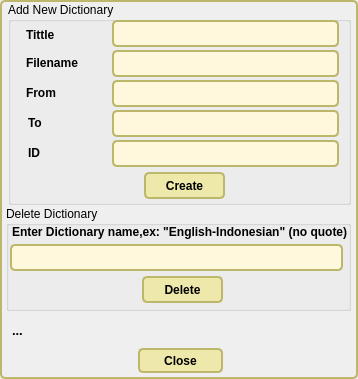
<?xml version="1.0" encoding="UTF-8"?>
<ui version="4.0">
 <class>FrameNewLang</class>
 <widget class="QFrame" name="FrameNewLang">
  <property name="geometry">
   <rect>
    <x>0</x>
    <y>0</y>
    <width>358</width>
    <height>379</height>
   </rect>
  </property>
  <property name="windowTitle">
   <string>Add New Dictionary</string>
  </property>
  <property name="styleSheet">
   <string>.QWidget {
	font: 8pt &quot;Microsoft Sans Serif&quot;;
   background-color: beige;
}

/* Nice Windows-XP-style password character. */
QLineEdit[echoMode=&quot;2&quot;] {
    lineedit-password-character: 9679;
}

/* We provide a min-width and min-height for push buttons
   so that they look elegant regardless of the width of the text. */
QPushButton {
    background-color: palegoldenrod;
    border-width: 2px;
    border-color: darkkhaki;
    border-style: solid;
    border-radius: 5;
    padding: 3px;
    min-width: 9ex;
    min-height: 2.5ex;
}

QPushButton:hover {
   background-color: khaki;
}

/* Increase the padding, so the text is shifted when the button is
   pressed. */
QPushButton:pressed {
    padding-left: 5px;
    padding-top: 5px;
    background-color: #d0d67c;
}

QLabel, QAbstractButton {
    font: bold;
}

/* Mark mandatory fields with a brownish color. */
.mandatory {
    color: brown;
}

/* Bold text on status bar looks awful. */
QStatusBar QLabel {
   font: normal;
}

QStatusBar::item {
    border-width: 1;
    border-color: darkkhaki;
    border-style: solid;
    border-radius: 2;
}

QComboBox, QLineEdit, QSpinBox, QTextEdit, QListView {
    background-color: cornsilk;
    selection-color: #0a214c; 
    selection-background-color: #C19A6B;
}

QListView {
    show-decoration-selected: 1;
}

QListView::item:hover {
    background-color: wheat;
}

/* We reserve 1 pixel space in padding. When we get the focus,
   we kill the padding and enlarge the border. This makes the items
   glow. */
QLineEdit, QFrame {
    border-width: 2px;
    padding: 1px;
    border-style: solid;
    border-color: darkkhaki;
    border-radius: 5px;
}

/* As mentioned above, eliminate the padding and increase the border. */
QLineEdit:focus, QFrame:focus {
    border-width: 3px;
    padding: 0px;
}

/* A QLabel is a QFrame ... */
QLabel {
    border: none;
    padding: 0;
    background: none;
}

/* A QToolTip is a QLabel ... */
QToolTip {
    border: 2px solid darkkhaki;
    padding: 5px;
    border-radius: 3px;
    opacity: 200;
}

/* Nice to have the background color change when hovered. */
QRadioButton:hover, QCheckBox:hover {
    background-color: wheat;
}

/* Force the dialog's buttons to follow the Windows guidelines. */
QDialogButtonBox {
    button-layout: 0;
}</string>
  </property>
  <property name="frameShape">
   <enum>QFrame::StyledPanel</enum>
  </property>
  <property name="frameShadow">
   <enum>QFrame::Raised</enum>
  </property>
  <widget class="QPushButton" name="pushButtonClose">
   <property name="geometry">
    <rect>
     <x>138</x>
     <y>348</y>
     <width>85</width>
     <height>25</height>
    </rect>
   </property>
   <property name="text">
    <string>Close</string>
   </property>
  </widget>
  <widget class="QGroupBox" name="groupBox">
   <property name="geometry">
    <rect>
     <x>8</x>
     <y>2</y>
     <width>343</width>
     <height>203</height>
    </rect>
   </property>
   <property name="title">
    <string>Add New Dictionary</string>
   </property>
   <widget class="QLineEdit" name="lineEdit_2">
    <property name="geometry">
     <rect>
      <x>104</x>
      <y>48</y>
      <width>227</width>
      <height>27</height>
     </rect>
    </property>
   </widget>
   <widget class="QLineEdit" name="lineEdit_5">
    <property name="geometry">
     <rect>
      <x>104</x>
      <y>138</y>
      <width>227</width>
      <height>27</height>
     </rect>
    </property>
   </widget>
   <widget class="QLabel" name="label_2">
    <property name="geometry">
     <rect>
      <x>18</x>
      <y>46</y>
      <width>55</width>
      <height>29</height>
     </rect>
    </property>
    <property name="text">
     <string>Filename</string>
    </property>
   </widget>
   <widget class="QLineEdit" name="lineEdit">
    <property name="geometry">
     <rect>
      <x>104</x>
      <y>18</y>
      <width>227</width>
      <height>27</height>
     </rect>
    </property>
   </widget>
   <widget class="QLineEdit" name="lineEdit_4">
    <property name="geometry">
     <rect>
      <x>104</x>
      <y>108</y>
      <width>227</width>
      <height>27</height>
     </rect>
    </property>
   </widget>
   <widget class="QLabel" name="label_4">
    <property name="geometry">
     <rect>
      <x>20</x>
      <y>106</y>
      <width>55</width>
      <height>29</height>
     </rect>
    </property>
    <property name="text">
     <string>To</string>
    </property>
   </widget>
   <widget class="QLabel" name="label_5">
    <property name="geometry">
     <rect>
      <x>20</x>
      <y>136</y>
      <width>55</width>
      <height>29</height>
     </rect>
    </property>
    <property name="text">
     <string>ID</string>
    </property>
   </widget>
   <widget class="QPushButton" name="pushButton">
    <property name="geometry">
     <rect>
      <x>136</x>
      <y>170</y>
      <width>81</width>
      <height>27</height>
     </rect>
    </property>
    <property name="text">
     <string>Create</string>
    </property>
   </widget>
   <widget class="QLabel" name="label_3">
    <property name="geometry">
     <rect>
      <x>18</x>
      <y>76</y>
      <width>55</width>
      <height>29</height>
     </rect>
    </property>
    <property name="text">
     <string>From</string>
    </property>
   </widget>
   <widget class="QLineEdit" name="lineEdit_3">
    <property name="geometry">
     <rect>
      <x>104</x>
      <y>78</y>
      <width>227</width>
      <height>27</height>
     </rect>
    </property>
   </widget>
   <widget class="QLabel" name="label">
    <property name="geometry">
     <rect>
      <x>18</x>
      <y>18</y>
      <width>55</width>
      <height>29</height>
     </rect>
    </property>
    <property name="text">
     <string>Tittle</string>
    </property>
   </widget>
  </widget>
  <widget class="QGroupBox" name="groupBox_2">
   <property name="geometry">
    <rect>
     <x>6</x>
     <y>206</y>
     <width>345</width>
     <height>105</height>
    </rect>
   </property>
   <property name="title">
    <string>Delete Dictionary</string>
   </property>
   <widget class="QPushButton" name="pushButtonDel">
    <property name="geometry">
     <rect>
      <x>136</x>
      <y>70</y>
      <width>81</width>
      <height>27</height>
     </rect>
    </property>
    <property name="text">
     <string>Delete</string>
    </property>
   </widget>
   <widget class="QLineEdit" name="lineEdit_6">
    <property name="geometry">
     <rect>
      <x>4</x>
      <y>38</y>
      <width>333</width>
      <height>27</height>
     </rect>
    </property>
   </widget>
   <widget class="QLabel" name="label_6">
    <property name="geometry">
     <rect>
      <x>6</x>
      <y>18</y>
      <width>337</width>
      <height>16</height>
     </rect>
    </property>
    <property name="text">
     <string>Enter Dictionary name,ex: &quot;English-Indonesian&quot; (no quote)</string>
    </property>
   </widget>
  </widget>
  <widget class="QLabel" name="label_7">
   <property name="geometry">
    <rect>
     <x>12</x>
     <y>322</y>
     <width>333</width>
     <height>16</height>
    </rect>
   </property>
   <property name="font">
    <font>
     <pointsize>10</pointsize>
     <weight>75</weight>
     <italic>false</italic>
     <bold>true</bold>
    </font>
   </property>
   <property name="text">
    <string>...</string>
   </property>
  </widget>
 </widget>
 <resources/>
 <connections/>
</ui>
